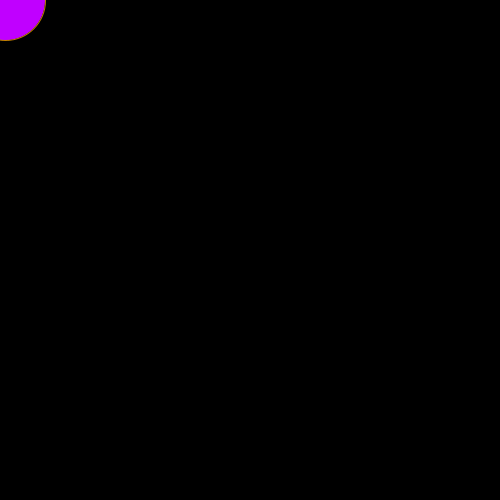
Frame 1 (no input)
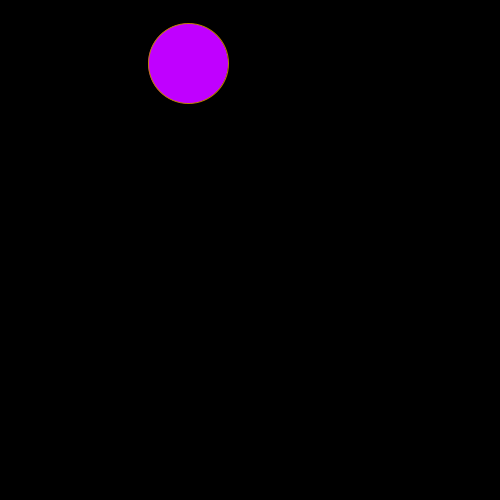
Frame 60 (the mouse pressed at the canvas centre just before this capture)
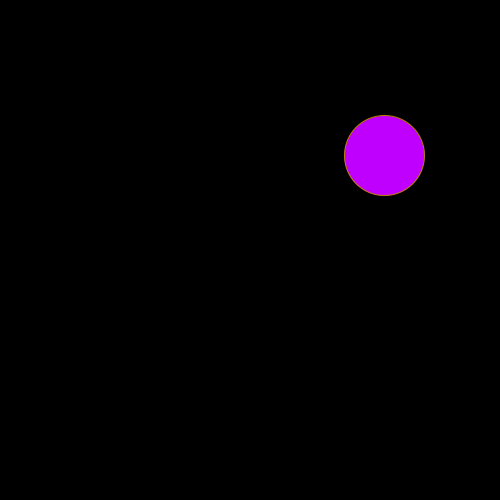
Frame 120 (the mouse held since frame 60 and released just before this capture)

The Processing sketch that drew these frames (run headless with seeded random() and noise(); from frame 60 on, the mouse is pressed at the canvas centre):

// Processing sketch: processing_83591
// ── processing_83591.pde

color strokeColor, fillColor;
PVector ellipsePos, ellipseSize, ellipseSpeed;

void setup()
{
  strokeColor = color(192,128,0);
  fillColor = color(192,0,255);
  ellipsePos = new PVector(0,0);
  ellipseSize = new PVector(80,80);
  ellipseSpeed = new PVector(random(5),random(5));
  
  size(500,500);
}

void draw()
{
  background(0,0,0);
  ellipsePos = updateEllipse(ellipsePos, ellipseSpeed, -2,2);
  if(ellipsePos.x>width)
    ellipsePos.x=0;
  if(ellipsePos.y>height)
    ellipsePos.y=0;
  drawEllipse(strokeColor, fillColor, ellipsePos, ellipseSize);
}

PVector updateEllipse(PVector oldPosition, PVector speed, float randomMin, float randomMax)
{
  PVector newPosition = new PVector(0,0);
  newPosition.x = oldPosition.x+speed.x+random(randomMin,randomMax);
  newPosition.y = oldPosition.y+speed.y+random(randomMin,randomMax);
  return newPosition;
}
void drawEllipse(color strClr, color flClr, PVector elPos, PVector elSize)
{
  stroke(strClr);
  fill(flClr);
  ellipse(elPos.x, elPos.y, elSize.x, elSize.y);  
}
